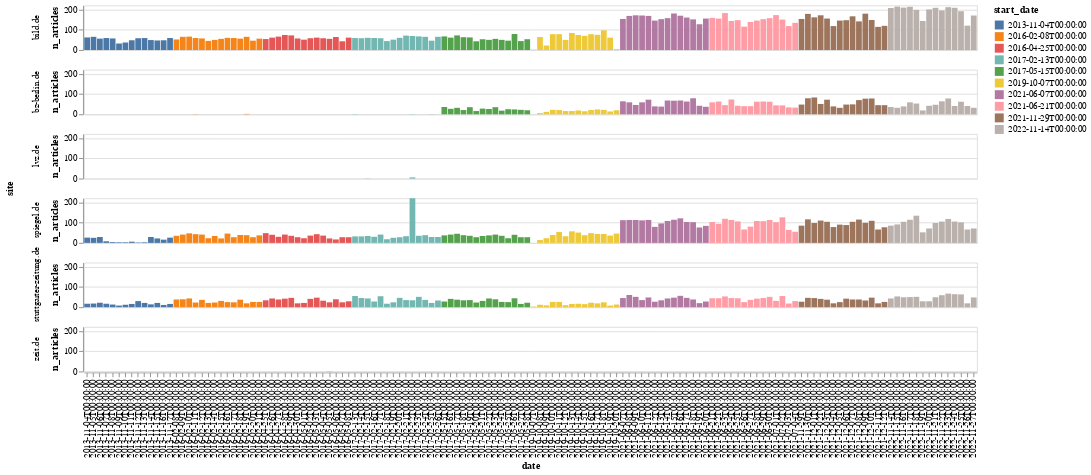

Notebook code for this chart:
### Code cell
alt.Chart(df[df["engine"] == "mediacloud"], width=1000, height=50).mark_bar().encode(
    x="date:O",
    y="n_articles:Q",
    row="site:N",
    color="start_date:N",
)

### Figure 1 — Vega-Lite specification as saved in the notebook (floating-point values rounded to 4 significant figures; data arrays with more than 128 entries replaced by an {"elided": "..."} marker saying what was removed)
{"config": {"view": {"continuousWidth": 400, "continuousHeight": 300}}, "data": {"name": "data-b774a30c8ef363c9031d018c628b7ee9"}, "mark": "bar", "encoding": {"color": {"field": "start_date", "type": "nominal"}, "row": {"field": "site", "type": "nominal"}, "x": {"field": "date", "type": "ordinal"}, "y": {"field": "n_articles", "type": "quantitative"}}, "height": 50, "width": 1000, "$schema": "https://vega.github.io/schema/vega-lite/v4.17.0.json", "datasets": {"data-b774a30c8ef363c9031d018c628b7ee9": {"elided": "840 records"}}}
